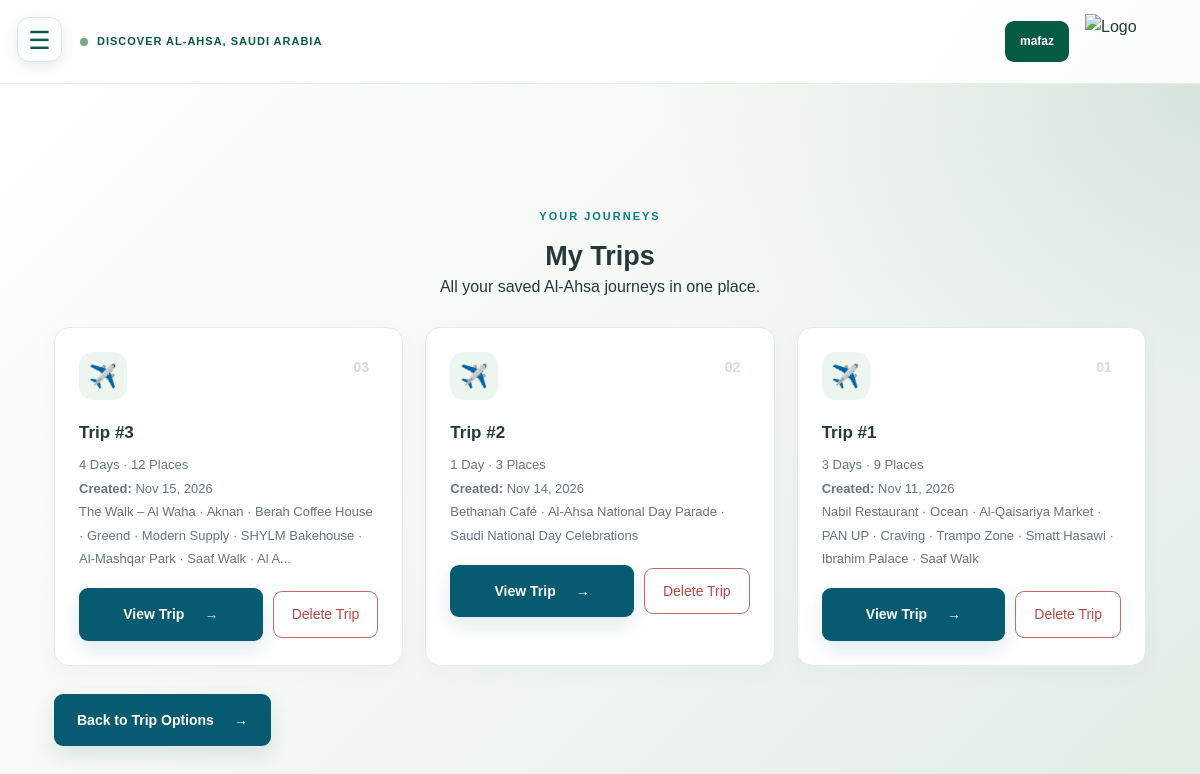
The page /my-trips.php (signed in) on the database its author committed.
### tables this page shows
CREATE TABLE `itinerary` (
  `itinerary_id` int(11) NOT NULL,
  `tourist_Id` int(11) NOT NULL,
  `Survey_id` int(11) NOT NULL,
  `Days` tinyint(4) NOT NULL,
  `Create_at` timestamp NOT NULL DEFAULT current_timestamp()
);

### my-trips.php (the view, shortened to what this page needs)
<?php
require_once __DIR__ . '/trip-common.php';
require_once __DIR__ . '/db.php';
$touristId = (int)($_SESSION['tourist_id'] ?? 0);
$sql = "
    SELECT
        i.itinerary_id,
        i.days,
        i.create_at,
        COUNT(DISTINCT ii.item_id) AS places_count,
        GROUP_CONCAT(
            DISTINCT p.Name
            ORDER BY ii.day_number, ii.sequence_number
            SEPARATOR ' · '
        ) AS place_names
    FROM itinerary i
    LEFT JOIN itinerary_items ii
        ON ii.itinerary_id = i.itinerary_id
    LEFT JOIN Places p
        ON p.Place_ID = ii.place_id
    WHERE i.tourist_id = ?
    GROUP BY i.itinerary_id, i.days, i.create_at
    ORDER BY i.create_at DESC, i.itinerary_id DESC
";
$stmt = $conn->prepare($sql);
$trips = [];
if ($stmt) {
    $stmt->bind_param("i", $touristId);
    $stmt->execute();
    $result = $stmt->get_result();
    while ($row = $result->fetch_assoc()) {
        $trips[] = $row;
    }
}
$totalTrips = count($trips);
?>
<section class="trip-page">
    <div class="trip-section-heading">
        <span class="eyebrow">YOUR JOURNEYS</span>
        <h2>My Trips</h2>
        <p>All your saved Al-Ahsa journeys in one place.</p>
    </div>
    <?php if (empty($trips)): ?>
        <div class="empty-plan">
            <div class="step-icon">⌖</div>
            <h3>You haven't saved any trips yet</h3>
            <p>
                Start planning your own journey or explore our suggested trips.
            </p>
            <div class="result-actions">
                <a class="trip-primary-btn" href="itinerary.php">
                    Explore Trip Options <span>→</span>
                </a>
            </div>
        </div>
    <?php else: ?>
        <div class="trip-steps">
            <?php foreach ($trips as $index => $trip): ?>
                <?php
                $tripNumber = $totalTrips - $index;
                ?>
                <article class="trip-step">
                    <span class="step-number">
                        <?= str_pad(
                            (string)$tripNumber,
                            2,
                            '0',
                            STR_PAD_LEFT
                        ) ?>
                    </span>
                    <div class="step-icon">✈️</div>
                    <h3>
                        Trip #<?= $tripNumber ?>
                    </h3>
                    <p>
                        <?= (int)$trip['days'] ?>
                        <?= (int)$trip['days'] === 1 ? 'Day' : 'Days' ?>
                        ·
                        <?= (int)$trip['places_count'] ?>
                        <?= (int)$trip['places_count'] === 1 ? 'Place' : 'Places' ?>
                    </p>
                    <p>
                        <strong>Created:</strong>
                        <?= htmlspecialchars(
                            date('M d, Y', strtotime($trip['create_at'])),
                            ENT_QUOTES,
                            'UTF-8'
                        ) ?>
                    </p>
                    <?php if (!empty($trip['place_names'])): ?>
                        <p>
                            <?= htmlspecialchars(
                                mb_strimwidth(
                                    $trip['place_names'],
                                    0,
                                    130,
                                    '...'
                                ),
                                ENT_QUOTES,
                                'UTF-8'
                            ) ?>
                        </p>
                    <?php endif; ?>
                    <div class="trip-delete-actions">
                        <a
                            class="trip-primary-btn"
                            href="my-itinerary.php?id=<?= (int)$trip['itinerary_id'] ?>"
                        >
                            View Trip <span>→</span>
                        </a>
                        <button
                            type="button"
                            class="trip-delete-btn"
                            onclick="openTripDeleteModal(<?= (int)$trip['itinerary_id'] ?>)"
                        >
                            Delete Trip
                        </button>
                    </div>
                </article>
            <?php endforeach; ?>
        </div>
    <?php endif; ?>
    <div class="result-actions">
        <a class="trip-primary-btn" href="itinerary.php">
            Back to Trip Options <span>→</span>
        </a>
    </div>
</section>

### css/style.css (style rules this page uses)
* { box-sizing: border-box; margin: 0; padding: 0; }
:root { --primary-color: #075b70; --secondary-color: #087f83; --accent-color: #8ab7a0; --light-color: #f7f8f5; --white-color: #ffffff; --text-color: #26383b; --muted-color: #687779; --border-color: #e3e9e7; --card-radius: 18px; --button-radius: 10px; --shadow: 0 8px 25px rgba(0, 0, 0, 0.10); --page-background: linear-gradient(135deg, #ffffff 0%, #f5f8f4 48%, #e0ece3 100%); }
html { scroll-behavior: smooth; scroll-padding-top: 25px; }
body { font-family: Arial, Helvetica, sans-serif; color: var(--text-color); background: var(--page-background); line-height: 1.6; min-height: 100vh; overflow-x: hidden; }
a { color: inherit; text-decoration: none; }
button, input, select, textarea { font: inherit; }
button { cursor: pointer; }
h1, h2, h3 { line-height: 1.3; }
:root { --primary-color: #075b45; --secondary-color: #08775a; --accent-color: #8ab7a0; --light-color: #f5f8f4; --white-color: #ffffff; --text-color: #263b32; --muted-color: #68796e; --border-color: #dfe8e1; --card-radius: 18px; --button-radius: 10px; --shadow: 0 8px 25px rgba(19, 63, 42, 0.08); --page-background: radial-gradient( ellipse at 100% 10%, rgba(7, 91, 69, 0.10), transparent 32% ), linear-gradient( 135deg, #ffffff 0%, #f5f8f4 48%, #e0ece3 100% ); }
body { color: var(--text-color); background: var(--page-background); font-family: Arial, Helvetica, sans-serif; line-height: 1.6; min-height: 100vh; overflow-x: hidden; }
body:not(.home-page) { background: radial-gradient( ellipse at 100% 10%, rgba(7, 91, 69, 0.10), transparent 32% ), linear-gradient( 135deg, #ffffff 0%, #f5f8f4 48%, #e0ece3 100% ); }

### css/trip-planner.css (style rules this page uses)
.trip-page { max-width:1160px;margin:0 auto;padding:52px 34px 80px;color:#26383b }
.trip-page a { text-decoration:none }
.eyebrow { display:inline-block;color:#087f83;font-size:11px;font-weight:800;letter-spacing:2px;margin-bottom:13px }
.trip-primary-btn,.trip-secondary-btn { display:inline-flex;align-items:center;justify-content:center;gap:20px;border:0;border-radius:9px;padding:15px 23px;font-weight:750;font-size:14px;cursor:pointer;transition:.2s }
.trip-primary-btn { background:#075b70;color:#fff!important;box-shadow:0 8px 20px #075b7022 }
.trip-section-heading { text-align:center;margin:65px 0 28px }
.trip-section-heading h2,.trip-bottom-cta h2 { font-size:27px;color:#26383b;margin:0 }
.trip-steps { display:grid;grid-template-columns:repeat(3,1fr);gap:18px }
.trip-step { position:relative;padding:27px 25px;background:#fff;border:1px solid #e5ece8;border-radius:17px;box-shadow:0 8px 25px #26383b08 }
.step-number { position:absolute;right:22px;top:20px;color:#d1dfd6;font-size:24px;font-weight:800 }
.step-icon { width:48px;height:48px;border-radius:14px;background:#edf5ef;color:#087f83;display:grid;place-items:center;font-size:23px;margin-bottom:22px }
.trip-step h3 { margin:0 0 9px;color:#26383b;font-size:17px }
.trip-step p { margin:0;color:#687779;font-size:13px;line-height:1.8 }
.result-actions { display:flex;justify-content:space-between;gap:12px;margin-top:28px }

### my-trips.php (style rules this page uses)
.trip-steps { display: grid; grid-template-columns: repeat(auto-fit, minmax(260px, 1fr)); gap: 22px; align-items: stretch; }
.trip-step { position: relative; border-radius: 15px; padding: 24px; height: 100%; box-sizing: border-box; }
.trip-step .step-number { display: inline-flex; align-items: center; justify-content: center; min-width: 38px; height: 38px; padding: 0 8px; border-radius: 10px; font-weight: 700; font-size: 14px; margin-bottom: 12px; }
.trip-delete-actions { display: flex; flex-wrap: wrap; gap: 10px; margin-top: 18px; align-items: center; }
.trip-delete-actions .trip-primary-btn { flex: 1; text-align: center; }
.trip-delete-btn { border: 1px solid #c96b68; color: #b94a48; background: transparent; padding: 11px 18px; border-radius: 9px; cursor: pointer; font: inherit; font-size: 14px; transition: 0.2s ease; }

### rows shown on the page
itinerary: tripNumber "03", tripNumber "3", Days "4", places_count "12", Create_at "Nov 15, 2026", place_names "The Walk – Al Waha · Aknan · Berah Coffee House · Greend · Modern Supply · SHYLM Bakehouse · Al-Mashqar Park · Saaf Walk · Al A..."
itinerary: tripNumber "02", tripNumber "2", Days "1", places_count "3", Create_at "Nov 14, 2026", place_names "Bethanah Café · Al-Ahsa National Day Parade · Saudi National Day Celebrations"
itinerary: tripNumber "01", tripNumber "1", Days "3", places_count "9", Create_at "Nov 11, 2026", place_names "Nabil Restaurant · Ocean · Al-Qaisariya Market · PAN UP · Craving · Trampo Zone · Smatt Hasawi · Ibrahim Palace · Saaf Walk"

### other values the page prints
$_SESSION['tourist_name'] "mafaz"
